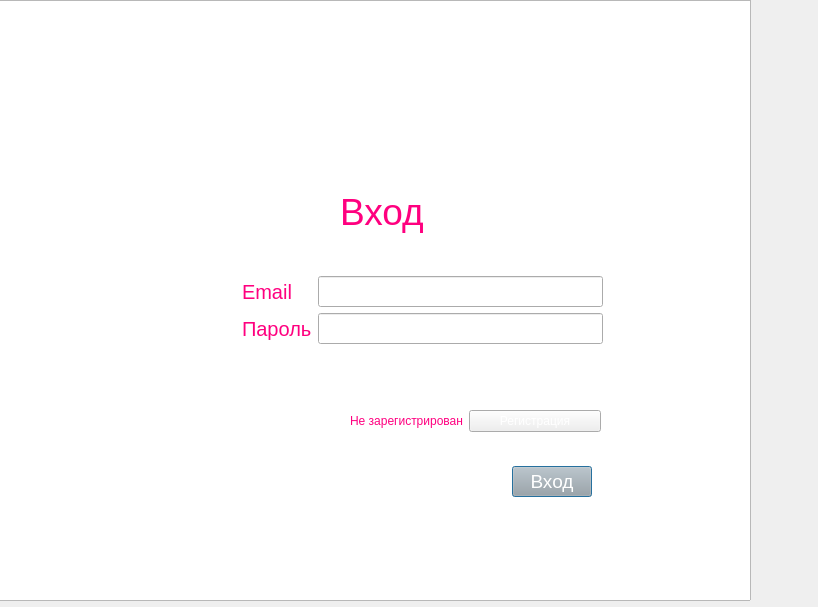
<?xml version="1.0" encoding="UTF-8"?>
<ui version="4.0">
 <class>Dialog</class>
 <widget class="QDialog" name="Dialog">
  <property name="geometry">
   <rect>
    <x>0</x>
    <y>0</y>
    <width>818</width>
    <height>607</height>
   </rect>
  </property>
  <property name="windowTitle">
   <string>Dialog</string>
  </property>
  <property name="styleSheet">
   <string notr="true">
opacity: 0.6;</string>
  </property>
  <widget class="QPushButton" name="loginbutton">
   <property name="geometry">
    <rect>
     <x>512</x>
     <y>466</y>
     <width>80</width>
     <height>31</height>
    </rect>
   </property>
   <property name="styleSheet">
    <string notr="true">background-color: rgb(167, 168, 167); font-size:14pt; color:rgb(255, 255, 255)</string>
   </property>
   <property name="text">
    <string>Вход</string>
   </property>
  </widget>
  <widget class="QWidget" name="layoutWidget">
   <property name="geometry">
    <rect>
     <x>350</x>
     <y>410</y>
     <width>251</width>
     <height>27</height>
    </rect>
   </property>
   <layout class="QFormLayout" name="formLayout">
    <item row="0" column="0">
     <widget class="QLabel" name="label_4">
      <property name="styleSheet">
       <string notr="true">color:rgb(255, 0, 127)</string>
      </property>
      <property name="text">
       <string>Не зарегистрирован</string>
      </property>
     </widget>
    </item>
    <item row="0" column="1">
     <widget class="QPushButton" name="createaccbutton">
      <property name="styleSheet">
       <string notr="true">color:rgb(255, 255, 255)</string>
      </property>
      <property name="text">
       <string>Регистрация</string>
      </property>
     </widget>
    </item>
   </layout>
  </widget>
  <widget class="QLabel" name="label">
   <property name="geometry">
    <rect>
     <x>340</x>
     <y>190</y>
     <width>96</width>
     <height>44</height>
    </rect>
   </property>
   <property name="styleSheet">
    <string notr="true">color:rgb(255, 0, 127); font-size:28pt;
</string>
   </property>
   <property name="text">
    <string>Вход</string>
   </property>
  </widget>
  <widget class="QWidget" name="layoutWidget_2">
   <property name="geometry">
    <rect>
     <x>242</x>
     <y>276</y>
     <width>361</width>
     <height>112</height>
    </rect>
   </property>
   <layout class="QFormLayout" name="formLayout_2">
    <item row="0" column="0">
     <widget class="QLabel" name="label_2">
      <property name="styleSheet">
       <string notr="true">font-size:15pt; color:rgb(255, 0, 127)</string>
      </property>
      <property name="text">
       <string>Email</string>
      </property>
     </widget>
    </item>
    <item row="0" column="1">
     <widget class="QLineEdit" name="email">
      <property name="styleSheet">
       <string notr="true">font-size:14pt; color:rgb(243, 243, 243)</string>
      </property>
     </widget>
    </item>
    <item row="3" column="1">
     <widget class="QLineEdit" name="password">
      <property name="styleSheet">
       <string notr="true">font-size:14pt; color:rgb(243, 243, 243)</string>
      </property>
      <property name="text">
       <string/>
      </property>
     </widget>
    </item>
    <item row="3" column="0">
     <widget class="QLabel" name="label_3">
      <property name="styleSheet">
       <string notr="true">font-size:15pt; color:rgb(255, 0, 127)</string>
      </property>
      <property name="text">
       <string>Пароль</string>
      </property>
     </widget>
    </item>
   </layout>
  </widget>
  <widget class="QTreeView" name="treeView">
   <property name="geometry">
    <rect>
     <x>-10</x>
     <y>0</y>
     <width>761</width>
     <height>601</height>
    </rect>
   </property>
   <property name="styleSheet">
    <string notr="true">background-image: url('/home/rab/Рабочий стол/Demo-exam-DataBase--main/LearnSchool/123.jpg');</string>
   </property>
  </widget>
  <zorder>treeView</zorder>
  <zorder>loginbutton</zorder>
  <zorder>layoutWidget</zorder>
  <zorder>label</zorder>
  <zorder>layoutWidget_2</zorder>
 </widget>
 <resources/>
 <connections/>
</ui>
